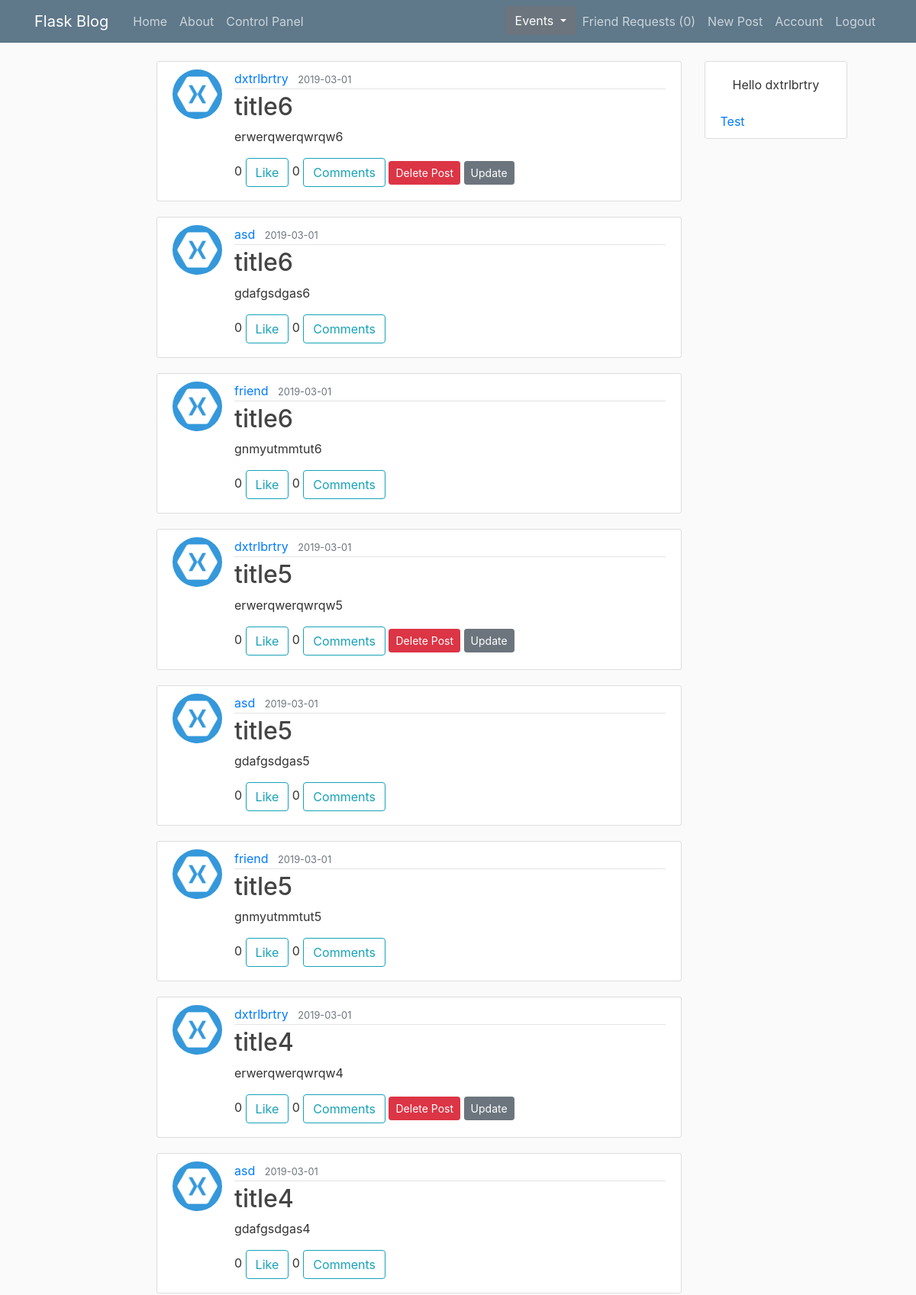
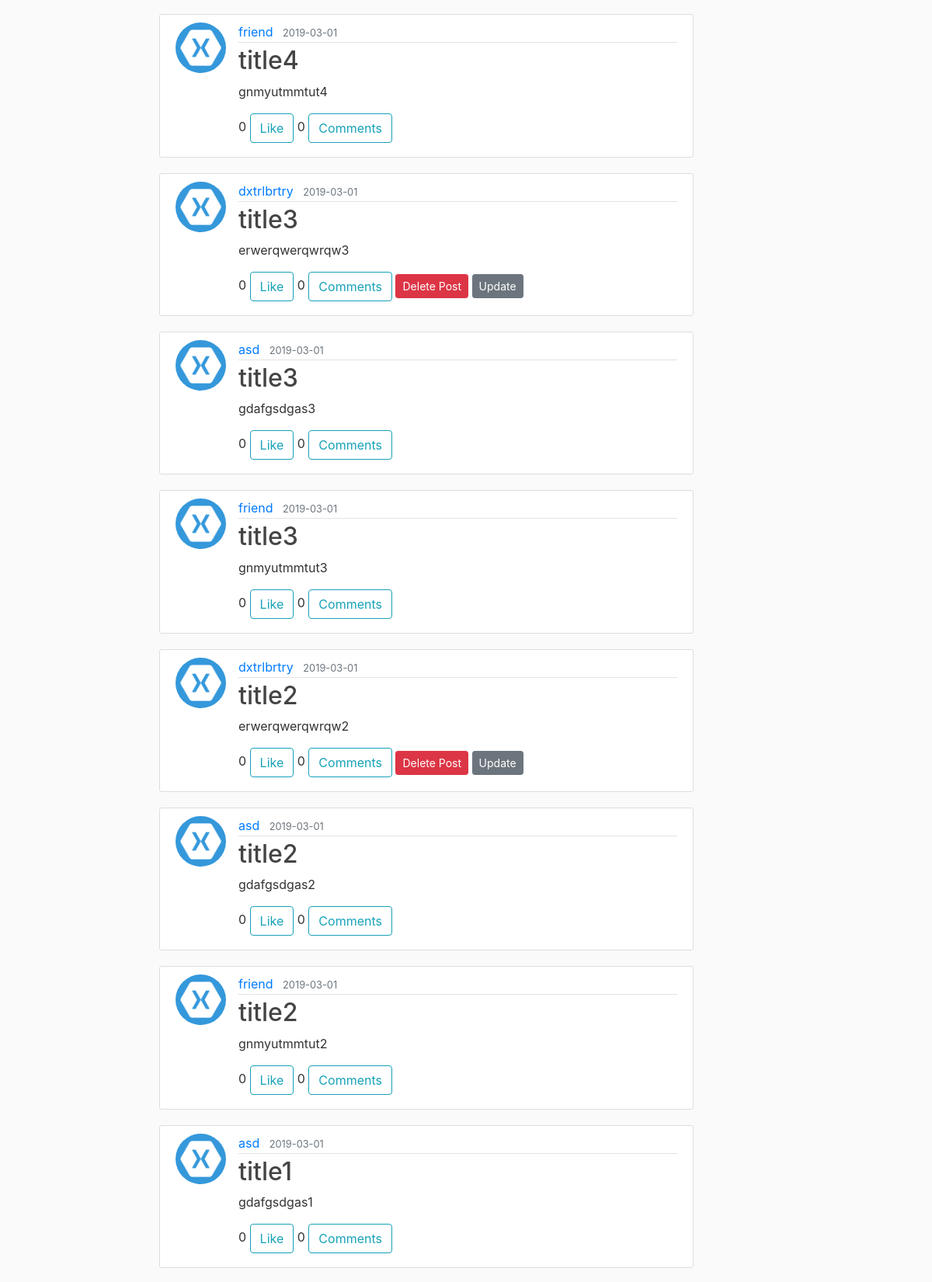
The page /home/ (signed in, upper part) on the database its author committed (2 pictures, top to bottom).
### flaskwebapp/models.py (models this page shows, shortened)
class Post(db.Model):
    id = db.Column(db.Integer, primary_key=True)
    title = db.Column(db.String(100), nullable=False)
    date_posted = db.Column(db.DateTime, nullable=False, default=datetime.utcnow)
    content = db.Column(db.Text, nullable=True)
    image_file = db.Column(db.String(20), nullable=True)
    comments = db.relationship('Comment', backref='comment_on', lazy='dynamic')
    user_id = db.Column(db.Integer, db.ForeignKey('user.id'), nullable=False)

class User(db.Model, UserMixin):
    id = db.Column(db.Integer, primary_key=True)
    username = db.Column(db.String(20), unique=True, nullable=False)
    email = db.Column(db.String(120), unique=True, nullable=False)
    image_file = db.Column(db.String(20), nullable=False, default='default.jpg')
    password = db.Column(db.String(60), nullable=False)
    access = db.Column(db.String(10), nullable=False, default='user')
    posts = db.relationship('Post', backref='author', lazy='dynamic')
    comments = db.relationship('Comment', backref='author', lazy='dynamic')
    likes = db.relationship('Post', secondary=likes, backref='liked_by', lazy='dynamic')
    hosted_events = db.relationship('Event', backref='host', lazy='dynamic')
    attended_events = db.relationship('Event', secondary=event_attendants, lazy='subquery', backref=db.backref('attendants', lazy=True))
    requests = db.relationship('User',
                               secondary=friend_requests,
                               primaryjoin=(friend_requests.c.user_id == id),
                               secondaryjoin=(friend_requests.c.friend_id == id),
                               backref='request_of',
                               lazy='dynamic')
    friends = db.relationship('User',
                              secondary=friend,
                              primaryjoin=(friend.c.user_id == id),
                              secondaryjoin=(friend.c.friend_id == id),
                              backref='friend_of',
                              lazy='dynamic')

### flaskwebapp/main/routes.py (the view)
@main.route('/')
@main.route('/home/')
def home():
    if current_user.is_authenticated:
        posts = Post.query.order_by(Post.date_posted.desc())
        return render_template('home.html', posts=posts)
    return redirect(url_for('users.login'))

### flaskwebapp/models.py (called while the page is built)
@login_manager.user_loader
def load_user(user_id):
    return User.query.get(int(user_id))

### flaskwebapp/templates/home.html
{% extends 'layout.html' %}
{% from 'macros/macros.html' import render_post with context %}
{% block content %}
    {% for post in posts %}
        {{ render_post(post) }}
    {% endfor %}
{% endblock content %}

### flaskwebapp/templates/layout.html (shortened to what this page needs)
<!DOCTYPE html>
<html lang="en">
<head>
    <link rel="stylesheet" type="text/css" href="{{ url_for('static', filename='bootstrap.css') }}">
    <link rel="stylesheet" type="text/css" href="{{ url_for('static', filename='main.css') }}">
</head>
<body>
<header class="site-header">
    <nav class="navbar navbar-expand-md navbar-dark bg-steel fixed-top">
        <div class="container">
            <a class="navbar-brand mr-4" href="/">Flask Blog</a>
            <div class="collapse navbar-collapse" id="navbarToggle">
                <div class="navbar-nav mr-auto">
                    {% if current_user.is_authenticated %}
                    <a class="nav-item nav-link" href="{{ url_for('main.home') }}">Home</a>
                    <a class="nav-item nav-link" href="{{ url_for('main.about') }}">About</a>
                    {% if current_user.access == 'admin' %}
                    <a class="nav-item nav-link" href="{{ url_for('admin.control_panel') }}">Control Panel</a>
                    {% endif %}
                    {% endif %}
                </div>
                <div class="navbar-nav">
                    {% if current_user.is_authenticated %}
                    <div class="dropdown">
                        <button class="btn btn-secondary dropdown-toggle" type="button" id="eventMenuButton"
                                data-toggle="dropdown" aria-haspopup="true" aria-expanded="false">
                            Events
                        </button>
                    </div>
                    <a class="nav-item nav-link" href="{{ url_for('users.requests') }}">Friend Requests ({{
                        current_user.requests.count() }})</a>
                    <a class="nav-item nav-link" href="{{ url_for('posts.new_post') }}">New Post</a>
                    <a class="nav-item nav-link" href="{{ url_for('users.account') }}">Account</a>
                    <a class="nav-item nav-link" href="{{ url_for('users.logout') }}">Logout</a>
                    {% else %}
                    <a class="nav-item nav-link" href="{{ url_for('users.login') }}">Login</a>
                    <a class="nav-item nav-link" href="{{ url_for('users.register') }}">Register</a>
                    {% endif %}
                </div>
            </div>
        </div>
    </nav>
</header>
<main role="main">
    <div class="row">
        <div class="col-md-2"></div>
        <div class="col-md-7">
            {% block content %}
            {% endblock content %}
        </div>
        <div class="col-md-3">
            <div class="content-section right-panel">
                {% if current_user.is_authenticated %}
                <p class="nav-item nav-link">Hello {{ current_user.username }}</p>
                {% endif %}
                <a class="mt-20" href="{{ url_for('main.test') }}">Test</a>
            </div>
        </div>
    </div>
</main>
</body>
</html>

### flaskwebapp/templates/macros/macros.html (shortened to what this page needs)
{% macro render_modal(text, title, action, method, button_style='info', form=None) %}
<button class="btn btn-{{ button_style }} btn-sm" data-toggle="modal" data-target="#modal">{{ text }}</button>
{% endmacro %}
{% macro render_post(post, add_comment=True) %}
<article class="media content-section">
  <img class="rounded-circle article-img"
       src="{{ url_for('static', filename='profile_pics/' + post.author.image_file) }}">
  <div class="media-body">
    <div class="article-metadata">
      <a class="mr-2" href="{{ url_for('posts.user_posts', username=post.author.username) }}">{{ post.author.username
        }}</a>
      <small class="text-muted">{{ post.date_posted.strftime('%Y-%m-%d') }}</small>
    </div>
    <h2><a class="article-title" href="{{ url_for('posts.post', post_id=post.id) }}">{{ post.title }}</a></h2>
    <p class="article-content">{{ post.content }}</p>
    <div class="media-footer mt-3 mb-2 expand-md">
      <span id="likesCount{{ post.id }}">{{ post.liked_by|count }}</span>
      <button class="btn btn-outline-info btn-like" post_id="{{ post.id }}"
              onclick="{{ url_for('posts.like_post', post_id=post.id) }}">
        {% if current_user not in post.liked_by %}
          Like
        {% else %}
          Unlike
        {% endif %}
      </button>
      <span id="commentsCount{{ post.id }}">{{ post.comments.count() }}</span>
      <button class="btn btn-outline-info btn-comment mr-auto" post_id="{{ post.id }}">Comments</button>
      {% if post.author == current_user %}
        {{ render_modal('Delete Post', 'Are you sure you want to delete this post?', url_for('posts.delete_post', post_id=post.id), 'POST', 'danger') }}
        <a class="btn btn-secondary btn-sm" href="{{ url_for('posts.update_post', post_id=post.id) }}">Update</a>
      {% endif %}
    </div>
  </div>
</article>
{% endmacro %}

### flaskwebapp/static/main.css (style rules this page uses)
body { background: #fafafa; color: #333333; margin-top: 5rem; }
h1, h2, h3, h4, h5, h6 { color: #444444; }
.right-panel { position: fixed; z-index: 1; overflow-x: hidden; padding-top: 20px; }
.bg-steel { background-color: #5f788a; }
.site-header .navbar-nav .nav-link { color: #cbd5db; }
.content-section { background: #ffffff; padding: 10px 20px; border: 1px solid #dddddd; border-radius: 3px; margin-bottom: 20px; }
.article-title { color: #444444; }
.article-content { white-space: line-wrap }
.article-img { height: 65px; width: 65px; margin-right: 16px; }
.article-metadata { padding-bottom: 1px; margin-bottom: 4px; border-bottom: 1px solid #e3e3e3 }

### rows shown on the page
Post: image_file (placeholder picture), author.username "dxtrlbrtry", date_posted "2019-03-01", title "title6", content "erwerqwerqwrqw6", liked_by|count "0", comments.count "0", text "Delete Post"
Post: image_file (placeholder picture), author.username "asd", date_posted "2019-03-01", title "title6", content "gdafgsdgas6", liked_by|count "0", comments.count "0"
Post: image_file (placeholder picture), author.username "friend", date_posted "2019-03-01", title "title6", content "gnmyutmmtut6", liked_by|count "0", comments.count "0"
Post: image_file (placeholder picture), author.username "dxtrlbrtry", date_posted "2019-03-01", title "title5", content "erwerqwerqwrqw5", liked_by|count "0", comments.count "0", text "Delete Post"
Post: image_file (placeholder picture), author.username "asd", date_posted "2019-03-01", title "title5", content "gdafgsdgas5", liked_by|count "0", comments.count "0"
Post: image_file (placeholder picture), author.username "friend", date_posted "2019-03-01", title "title5", content "gnmyutmmtut5", liked_by|count "0", comments.count "0"
Post: image_file (placeholder picture), author.username "dxtrlbrtry", date_posted "2019-03-01", title "title4", content "erwerqwerqwrqw4", liked_by|count "0", comments.count "0", text "Delete Post"
Post: image_file (placeholder picture), author.username "asd", date_posted "2019-03-01", title "title4", content "gdafgsdgas4", liked_by|count "0", comments.count "0"
Post: image_file (placeholder picture), author.username "friend", date_posted "2019-03-01", title "title4", content "gnmyutmmtut4", liked_by|count "0", comments.count "0"
Post: image_file (placeholder picture), author.username "dxtrlbrtry", date_posted "2019-03-01", title "title3", content "erwerqwerqwrqw3", liked_by|count "0", comments.count "0", text "Delete Post"
Post: image_file (placeholder picture), author.username "asd", date_posted "2019-03-01", title "title3", content "gdafgsdgas3", liked_by|count "0", comments.count "0"
Post: image_file (placeholder picture), author.username "friend", date_posted "2019-03-01", title "title3", content "gnmyutmmtut3", liked_by|count "0", comments.count "0"
Post: image_file (placeholder picture), author.username "dxtrlbrtry", date_posted "2019-03-01", title "title2", content "erwerqwerqwrqw2", liked_by|count "0", comments.count "0", text "Delete Post"
Post: image_file (placeholder picture), author.username "asd", date_posted "2019-03-01", title "title2", content "gdafgsdgas2", liked_by|count "0", comments.count "0"
Post: image_file (placeholder picture), author.username "friend", date_posted "2019-03-01", title "title2", content "gnmyutmmtut2", liked_by|count "0", comments.count "0"
Post: image_file (placeholder picture), author.username "asd", date_posted "2019-03-01", title "title1", content "gdafgsdgas1", liked_by|count "0", comments.count "0"
User: username "dxtrlbrtry"

### other values the page prints
{{ current_user.requests.count() }} "0"
